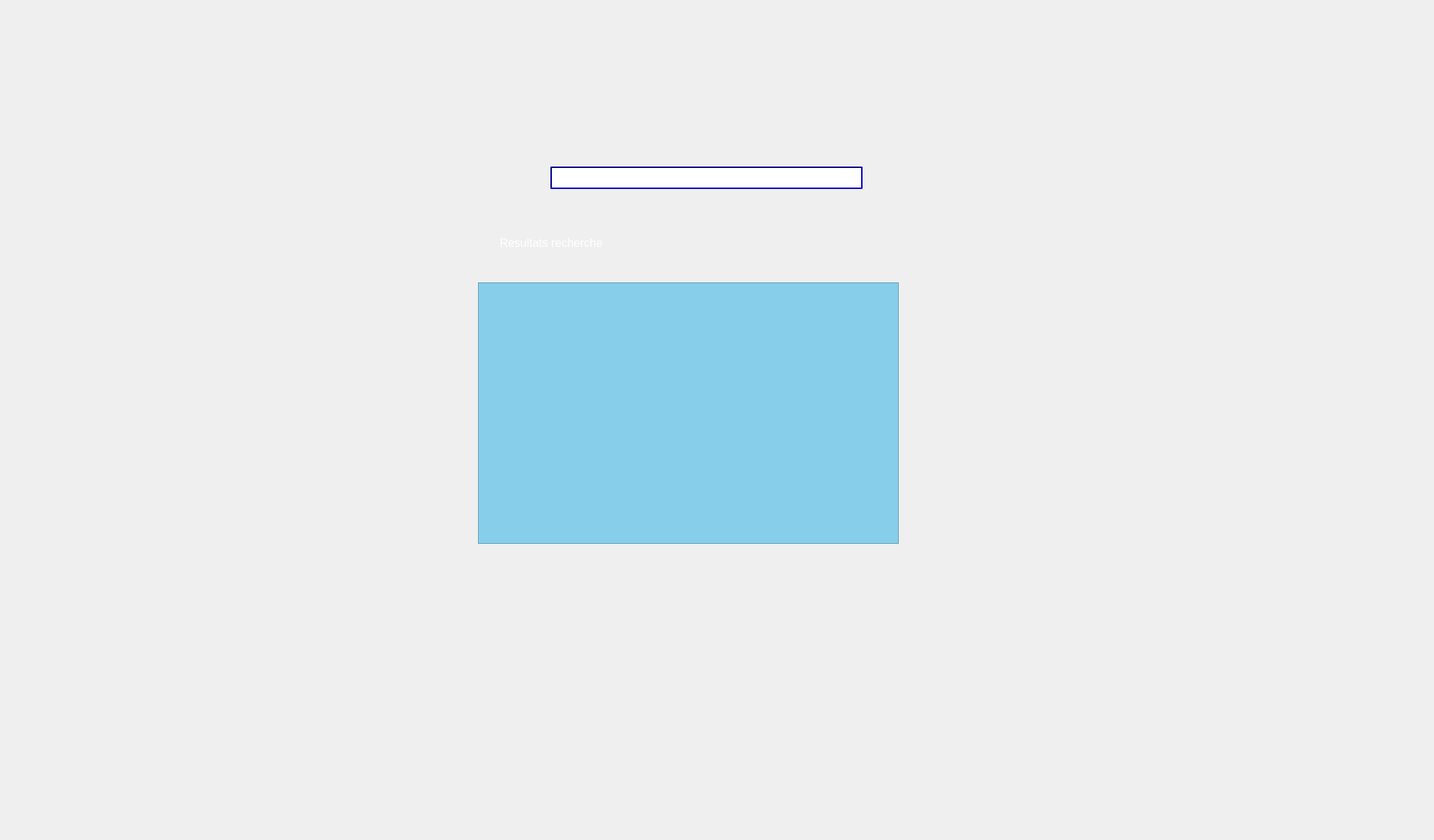
      <widget class="QWidget" name="tab_14">
       <attribute name="title">
        <string>Rechercher equipement</string>
       </attribute>
       <widget class="QLabel" name="label_13">
        <property name="geometry">
         <rect>
          <x>0</x>
          <y>0</y>
          <width>1971</width>
          <height>1151</height>
         </rect>
        </property>
        <property name="text">
         <string/>
        </property>
        <property name="pixmap">
         <pixmap>../Desktop/2A/Projet_C++/smart.jpg</pixmap>
        </property>
       </widget>
       <widget class="QLineEdit" name="lineEditRechercherEquip">
        <property name="geometry">
         <rect>
          <x>760</x>
          <y>230</y>
          <width>431</width>
          <height>31</height>
         </rect>
        </property>
        <property name="styleSheet">
         <string notr="true">border-color:darkblue ;
border-style:solid;
border-width:2px;
border-style: inset;</string>
        </property>
       </widget>
       <widget class="QTableView" name="tableRechercherEquip">
        <property name="geometry">
         <rect>
          <x>660</x>
          <y>390</y>
          <width>581</width>
          <height>361</height>
         </rect>
        </property>
        <property name="styleSheet">
         <string notr="true">background-color:skyblue;</string>
        </property>
       </widget>
       <widget class="QLabel" name="label_29">
        <property name="geometry">
         <rect>
          <x>690</x>
          <y>320</y>
          <width>241</width>
          <height>31</height>
         </rect>
        </property>
        <property name="font">
         <font>
          <pointsize>12</pointsize>
         </font>
        </property>
        <property name="styleSheet">
         <string notr="true">color :white</string>
        </property>
        <property name="text">
         <string>Resultats recherche </string>
        </property>
       </widget>
      </widget>
